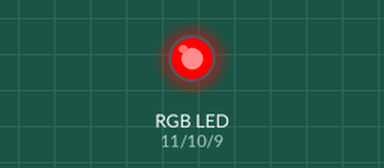
The sketch below on a simulated Arduino Uno, built with avr-gcc and run on an emulated ATmega328P. Shown: an RGB LED mixed from three pins (HIGH = lit).

Above: at 0.5 s.
At 1.5 s:
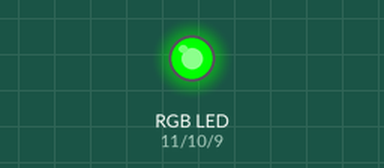
At 5.5 s:
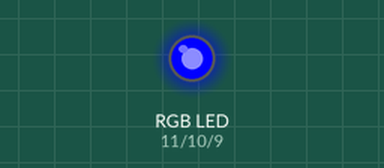
Timing chart, 0 to 6.9 s (numbered marks = the images above):
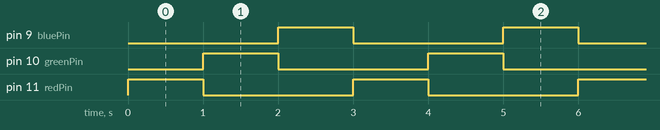

The sketch:

rgb-blink.ino
```cpp
int redPin = 11;
int greenPin = 10;
int bluePin = 9;


void setup() {
  pinMode(redPin, OUTPUT);
  pinMode(greenPin, OUTPUT);
  pinMode(bluePin, OUTPUT);
}

void loop() {
  setColour(255, 0, 0); //red
  delay(1000);
  setColour(0, 255, 0); //green
  delay(1000);
  setColour(0, 0, 255); //blue
  delay(1000);
}

void setColour(int red, int green, int blue){
  analogWrite(redPin, red);
  analogWrite(greenPin, green);
  analogWrite(bluePin, blue);
}
```

Measured:
- by itself, pin 9 (bluePin), pin 10 (greenPin), pin 11 (redPin): alternates HIGH for 1.0 s and LOW for 2.0 s
- by itself, everything shown: repeats every 3.0 s, in 3 steps
